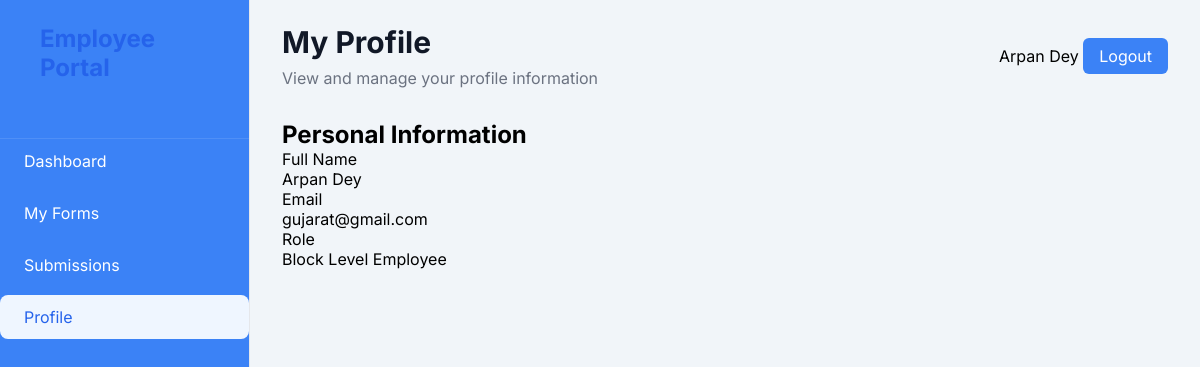
Screenshot of /employee/profile/ (signed in) with the database file from the repository.
### accounts/models.py (models this page shows, shortened)
class User(AbstractUser):
    ADMIN = 'admin'
    DISTRICT_EMPLOYEE = 'district_employee'
    BLOCK_EMPLOYEE = 'block_employee'
    ROLE_CHOICES = [
        (ADMIN, 'Admin'),
        (DISTRICT_EMPLOYEE, 'District Level Employee'),
        (BLOCK_EMPLOYEE, 'Block Level Employee'),
    ]
    username = None
    email = models.EmailField(_('email address'), unique=True)
    role = models.CharField(max_length=20, choices=ROLE_CHOICES, default=ADMIN)
    state = models.CharField(max_length=100, blank=True, null=True)
    district = models.CharField(max_length=100, blank=True, null=True)
    block = models.CharField(max_length=100, blank=True, null=True)
    id = models.AutoField(primary_key=True)
    phone_number = models.CharField(max_length=15, blank=True, null=True)
    USERNAME_FIELD = 'email'
    REQUIRED_FIELDS = []
    objects = CustomUserManager()

### employeedashboard/views.py (the view)
# urls.py: path('profile/', views.profile, name='profile'),
@login_required
@user_passes_test(is_employee)
def profile(request):
    user = request.user
    context = {
        'employee': user,
        'user': request.user,
    }
    return render(request, 'employeedashboard/profile.html', context)

### employeedashboard/views.py (called while the page is built)
def is_employee(user):
    return user.role in [User.DISTRICT_EMPLOYEE, User.BLOCK_EMPLOYEE]

### templates/employeedashboard/profile.html (shortened to what this page needs)
{% extends 'employeedashboard/base.html' %}
{% block content %}
<div class="top-bar">
    <div class="welcome-text">
        <h1>My Profile</h1>
        <p>View and manage your profile information</p>
    </div>
    <div class="user-menu">
        <span class="user-name">{{ user.get_full_name }}</span>
        <a href="{% url 'logout' %}" class="logout-btn">Logout</a>
    </div>
</div>
<div class="profile-container">
    <div class="profile-card">
        <div class="profile-header">
            <h2>Personal Information</h2>
        </div>
        <div class="profile-body">
            <div class="profile-field">
                <label>Full Name</label>
                <p>{{ user.get_full_name }}</p>
            </div>
            <div class="profile-field">
                <label>Email</label>
                <p>{{ user.email }}</p>
            </div>
            <div class="profile-field">
                <label>Role</label>
                <p>{{ employee.get_role_display }}</p>
            </div>
        </div>
    </div>
</div>
{% endblock %}

### static/css/employee-dashboard.css (style rules this page uses)
:root { --primary-color: #2563EB; --secondary-color: #6B7280; --background-color: #F3F4F6; --sidebar-width: 250px; }
* { margin: 0; padding: 0; box-sizing: border-box; }
body { font-family: 'Inter', sans-serif; background-color: var(--background-color); }
.top-bar { display: flex; justify-content: space-between; align-items: center; margin-bottom: 2rem; }
.welcome-text h1 { font-size: 1.875rem; color: #111827; margin-bottom: 0.5rem; }
.welcome-text p { color: var(--secondary-color); }
.logout-btn { padding: 0.5rem 1rem; background-color: #EF4444; color: white; border-radius: 0.375rem; text-decoration: none; transition: background-color 0.2s; }

### templates/employeedashboard/base.html (style rules this page uses)
body { font-family: 'Inter', sans-serif; margin: 0; padding: 0; background-color: #f1f5f9; }
.top-bar { display: flex; justify-content: space-between; align-items: center; margin-bottom: 2rem; }
.logout-btn { background-color: #3b82f6; color: white; padding: 0.5rem 1rem; border-radius: 0.375rem; text-decoration: none; }

### rows the page displays
User: get_full_name "Arpan Dey", email "gujarat@gmail.com", role "Block Level Employee"
